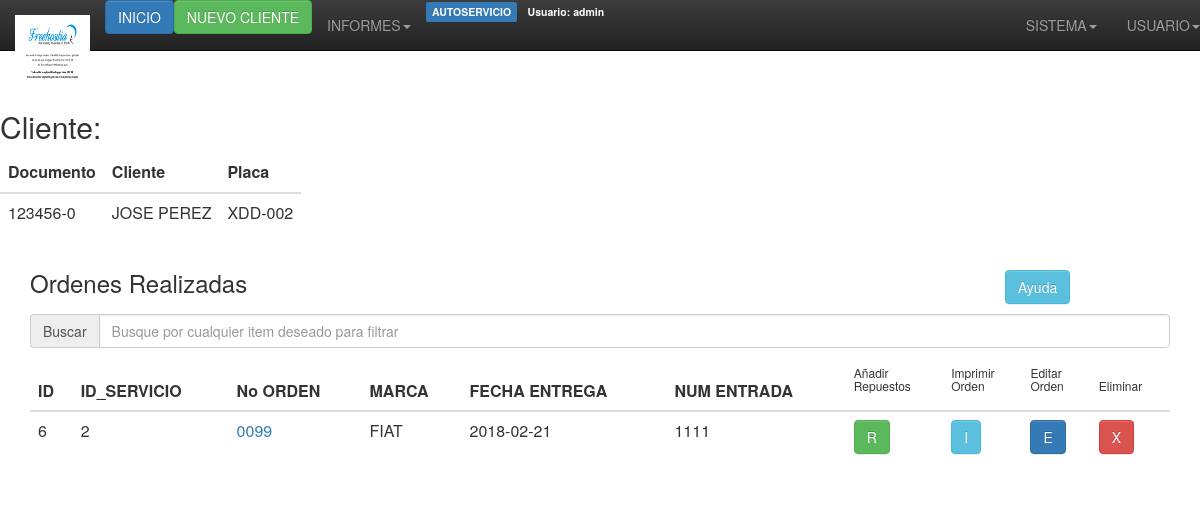
Screenshot of /servicios/verdetalles.php?id=2&nit=123456-0&cliente=JOSE PEREZ&placa=XDD-002 (signed in) with the database file from the repository.
### tables this page shows
CREATE TABLE `detalles` (
  `id_d` int(11) NOT NULL AUTO_INCREMENT,
  `id_servicio` int(3) NOT NULL,
  `orden` varchar(4) NOT NULL,
  `marca` varchar(30) NOT NULL,
  `serie` varchar(40) NOT NULL,
  `chasis` varchar(40) NOT NULL,
  `color` varchar(40) NOT NULL,
  `num_entrada` varchar(40) NOT NULL,
  `fec_entrega` varchar(20) NOT NULL,
  `hora_entrega` varchar(20) NOT NULL,
  `modelo_anio` varchar(20) NOT NULL,
  `motor` varchar(20) NOT NULL,
  `kilometros` varchar(20) NOT NULL,
  `placa` varchar(10) NOT NULL,
  PRIMARY KEY (`id_d`),
  KEY `id_servicio` (`id_servicio`)
);

### servicios/verdetalles.php (the view, shortened to what this page needs)
<html xmlns="http://www.w3.org/1999/xhtml">
<head>
<link rel="stylesheet" href="bootstrap/css/bootstrap.min.css">
<link rel="stylesheet" href="bootstrap/css/bootstrap-theme.min.css">
</head>
<body>
<?php include("../encabezado.php"); ?>
<div id="encabezado" style="height:200px;position:absolute;display:block;font-size:1.5em;">
<br />
<h2>Cliente:</h2>
<div class='table‐responsive'>
<table class='table table-hover'>
<thead><th>Documento</th><th>Cliente</th><th>Placa</th></thead>
<tbody><tr>
<td><?php echo $_GET['nit']; ?></td>
<td><?php echo $_GET['cliente']; ?></td>
<td><?php echo $_GET['placa']; ?></td>
</tr></tbody>
</table>
</div>
</div>
<?php
$per_page = 100;
$result = mysql_query("SELECT * FROM servicios INNER JOIN detalles
  ON servicios.id = detalles.id_servicio WHERE detalles.id_servicio = '".$_GET['id']."'");
$total_results = mysql_num_rows($result);
$total_pages = ceil($total_results / $per_page);
if (isset($_GET['page']) && is_numeric($_GET['page']))
{
$show_page = $_GET['page'];
if ($show_page > 0 && $show_page <= $total_pages)
{
$start = ($show_page -1) * $per_page;
$end = $start + $per_page;
}
else
{
$start = 0;
$end = $per_page;
}
}
else
{
$start = 0;
$end = $per_page;
}
?>
<p><br /><br /></p>
<div class="container">
<div class="row">
  <div class="col-sm-10"><h3>Ordenes Realizadas</h3></div>
  <div class="col-sm-2"><h3>
<button type="button" class="btn btn-info btn-md" data-toggle="modal" data-target="#myModal">Ayuda</button></h3></div>
</div>
        <div class="input-group"> <span class="input-group-addon">Buscar</span>
        <input id="filtrar" type="text" class="form-control" placeholder="Busque por cualquier item deseado para filtrar">
      </div>
<?php
echo "<div class='table‐responsive'>";
echo "<table class='table table-hover'>";
echo "<thead><tr> <th>ID</th> <th>ID_SERVICIO</th> <th>No ORDEN</th> <th>MARCA</th> <th>FECHA ENTREGA</th> <th>NUM ENTRADA</th> <th><h6>Añadir<br />Repuestos</h6></th> <th><h6>Imprimir<br />Orden</h6></th> <th><h6>Editar<br />Orden</h6></th> <th><h6>Eliminar</h6></th></tr></thead>";
for ($i = $start; $i < $end; $i++)
{
if ($i == $total_results) { break; }
echo "<tbody class='buscar'>";
echo "<tr>";
echo '<td>' . mysql_result($result, $i, 'id_d') . '</td>';
echo '<td>' . mysql_result($result, $i, 'id_servicio') . '</td>';
echo '<td><a href="verdetallesrepuestos.php?id=' . mysql_result($result, $i, 'id_d') . '&orden=' . mysql_result($result, $i, 'orden') . '&marca=' . mysql_result($result, $i, 'marca') . '" data‐toggle="tooltip" title="Ver Repuestos">' . mysql_result($result, $i, 'orden') . '</a></td>';
echo '<td>' . mysql_result($result, $i, 'marca') . '</td>';
echo '<td>' . mysql_result($result, $i, 'fec_entrega') . '</td>';
echo '<td>' . mysql_result($result, $i, 'num_entrada') . '</td>';
echo '<td><a class="btn btn-success" href="insertar_repuestos.php?id=' . mysql_result($result, $i, 'id_d') . '&orden=' . mysql_result($result, $i, 'orden') . '&marca=' . mysql_result($result, $i, 'marca') . '&cliente='.$_GET['cliente'].'" data‐toggle="tooltip" title="Añadir Repuestos">R</a></td>';
echo '<td><a class="btn btn-info" href="imprimir_orden.php?telefono=' . mysql_result($result, $i, 'telefono') . '&id_d=' . mysql_result($result, $i, 'id_d') . '&id_servicio=' . mysql_result($result, $i, 'id_servicio') . '&cliente='.$_GET['cliente'].'&nit='.$_GET['nit'].'&cliente='.$_GET['cliente'].'&orden=' . mysql_result($result, $i, 'orden') . '&foto=' . mysql_result($result, $i, 'foto') . '&direccion=' . mysql_result($result, $i, 'direccion') . '" data‐toggle="tooltip" title="Imprimir Orden">I</a></td>';
echo '<td><a class="btn btn-primary" href="editar_detalles.php?id_d=' . mysql_result($result, $i, 'id_d') . '&id_servicio=' . mysql_result($result, $i, 'id_servicio') . '" data‐toggle="tooltip" title="Editar Orden">E</a></td>';
echo '<td><a class="btn btn-danger" href="delete_detalles.php?id=' . mysql_result($result, $i, 'id_d') . '" data‐toggle="tooltip" title="Eliminar Detalle">X</a></td>';
echo "</tr>";
echo "</tbody>";
}
echo "</table>";
echo "</div>";
?>
</div>
</body>
</html>

### rows the page displays
detalles: id_d "6", id_servicio "2", orden "0099", marca "FIAT", fec_entrega "2018-02-21", num_entrada "1111"

### other values shown
$_SESSION["usuarioactual"] "admin"
$_GET['nit'] "123456-0"
$_GET['cliente'] "JOSE PEREZ"
$_GET['placa'] "XDD-002"
